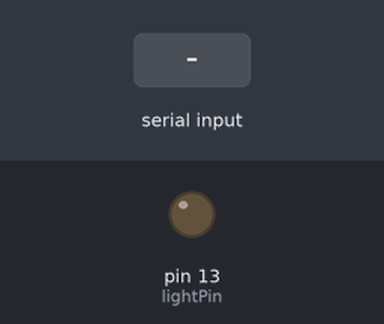
Recording of a sketch running on a simulated Arduino Uno, built with avr-gcc and run on an emulated ATmega328P. Parts: output pins drawn as LEDs (lit = HIGH). The inputs (shaded band) are chosen by the test bench.

Above: at 1.2 s.
1.3 s: "ON\n" received over Serial
At 1.9 s:
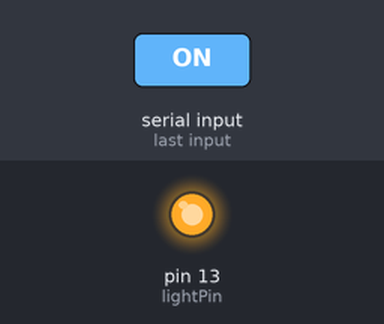
2.8 s: "OFF\n" received over Serial
At 4.3 s:
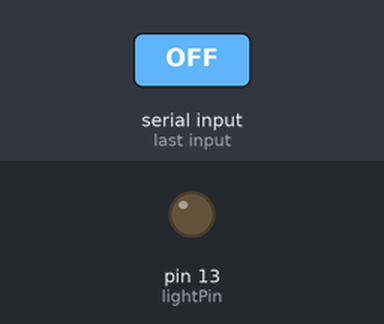
Timing chart, 0 to 5.8 s (numbered marks = the images above; inputs shaded):
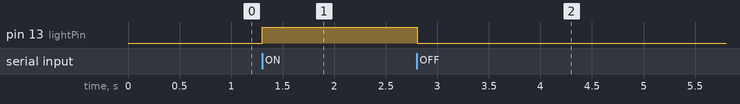

The sketch:

arduinocode.ino
```cpp
int lightPin = 13;
String receivedData = "";

void setup() {
  pinMode(lightPin, OUTPUT);
  Serial.begin(9600);
}

void loop() {
  if (Serial.available() > 0) {
    receivedData = Serial.readStringUntil('\n');
    receivedData.trim();

    if (receivedData == "ON") {
      digitalWrite(lightPin, HIGH);
    } else if (receivedData == "OFF") {
      digitalWrite(lightPin, LOW);
    }
  }
}
```

Measured:
- after the input at 1.3 s, pin 13 (lightPin): LOW → HIGH at once
- after the input at 2.8 s, pin 13 (lightPin): HIGH → LOW at once
